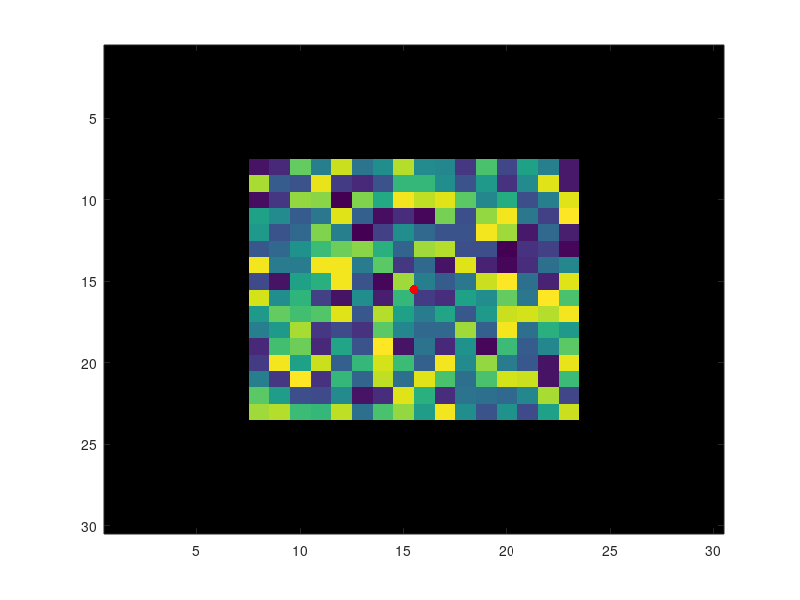
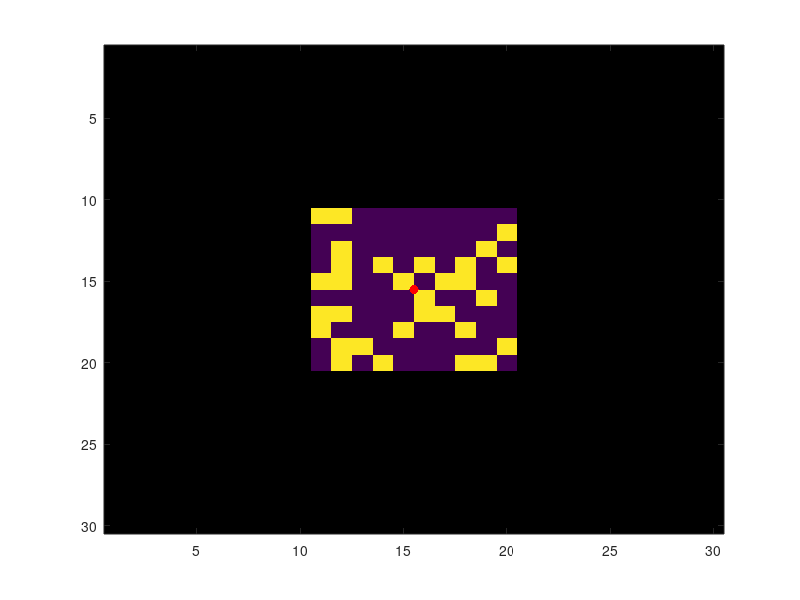

MATLAB code for these plots, in order:
function [xc, yc] = findCentroid(M)


if nargin < 1
    M = createRandomMatrix;
    [xc, yc] = plotCentroid(M);
    set(gcf,'Position',[354   571   560   420])

    M2 = createRandomMatrix_irregular;
    [xc, yc] = plotCentroid(M2);
    set(gcf,'Position',[941   569   560   420])
else

     [xc, yc] = plotCentroid(M);
end

function M = createRandomMatrix()

% Create a matrix with NaN values
matrixSize = 30;
M = NaN(matrixSize);

% Define the range for the random numbers in the middle
minValue = 1;
maxValue = 100;

% Generate random numbers in the middle of the matrix
middleStart = ceil(matrixSize/4);
middleEnd = matrixSize - middleStart + 1;
M(middleStart:middleEnd, middleStart:middleEnd) = randi([minValue, maxValue], middleEnd-middleStart+1, middleEnd-middleStart+1);

function M = createRandomMatrix_irregular()

% Define the size of the matrix
matrixSize = 30;

% Create a matrix with NaN values
M = NaN(matrixSize);

% Generate random irregular shape
middleShape = zeros(matrixSize/3);
numPoints = randi([25, 50]);
for i = 1:numPoints
    x = randi([1, matrixSize/3]);
    y = randi([1, matrixSize/3]);
    middleShape(x, y) = 1;
end

% Assign the irregular shape to the middle of the matrix
M(matrixSize/3+1:2*matrixSize/3, matrixSize/3+1:2*matrixSize/3) = middleShape;

function [xc, yc] = plotCentroid(M)

[row, col] = find(~isnan(M));
xc = mean(col);
yc = mean(row);

figure; 
imagesc(M);
hold on
plot(xc,yc, '.r', 'MarkerSize',20)

% END